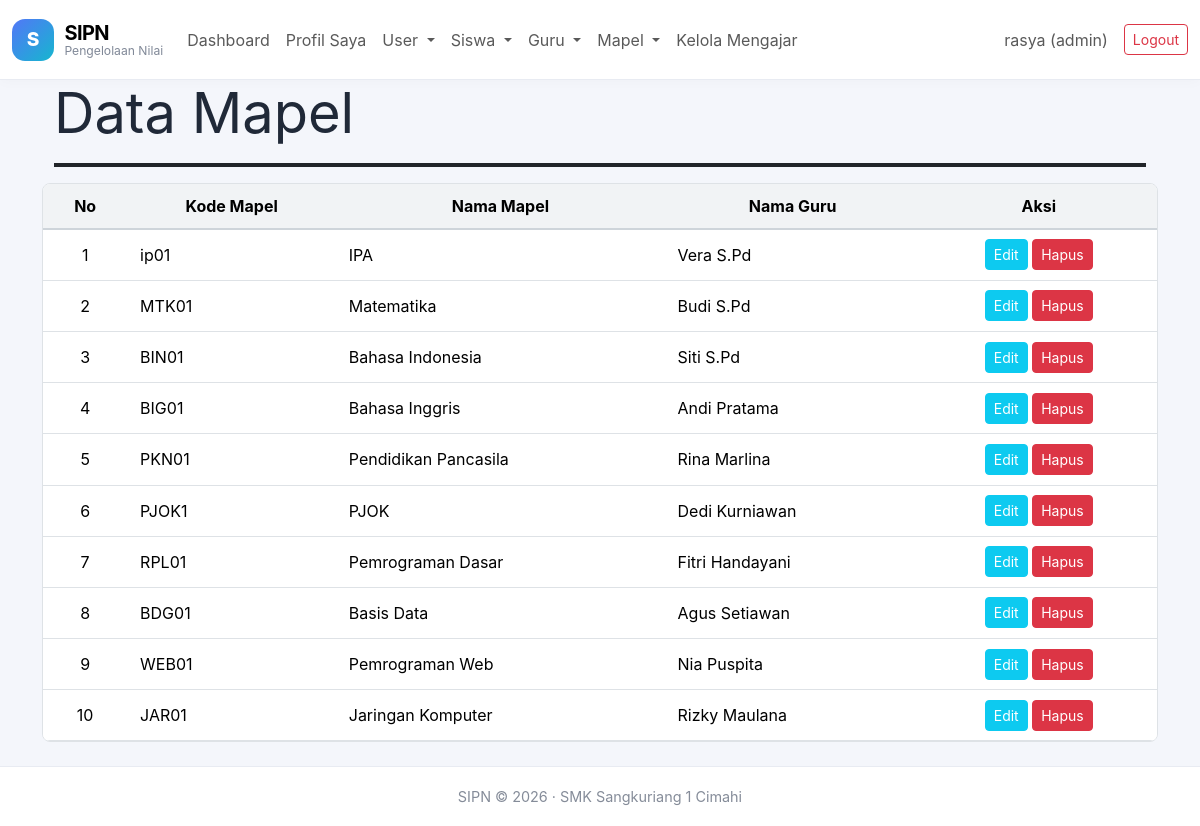
The app's page /mapel.php (signed in) with its own data.
### tables this page shows
CREATE TABLE `mapel` (
  `id` int(11) NOT NULL,
  `kode_mapel` varchar(10) NOT NULL,
  `nama_mapel` varchar(100) NOT NULL,
  `guru_id` int(11) DEFAULT NULL
);

CREATE TABLE `guru` (
  `id` int(11) NOT NULL,
  `nip` varchar(20) NOT NULL,
  `nama` varchar(100) NOT NULL,
  `jenis_kelamin` enum('L','P') NOT NULL,
  `user_id` int(11) NOT NULL
);

### koneksi.php (called while the page is built, shortened)
<?php
function e($teks)
{
    return htmlspecialchars((string)$teks, ENT_QUOTES, 'UTF-8');
}
function siapkan($koneksi, $sql, $types = "", ...$params)
{
    $stmt = mysqli_prepare($koneksi, $sql);
    if (!mysqli_stmt_execute($stmt)) {
        mysqli_stmt_close($stmt);
        return false;
    }
    return $stmt;
}
function ambil_semua($koneksi, $sql, $types = "", ...$params)
{
    $stmt = siapkan($koneksi, $sql, $types, ...$params);
    $hasil = mysqli_stmt_get_result($stmt);
    $data = $hasil ? mysqli_fetch_all($hasil, MYSQLI_ASSOC) : [];
    return $data;
}
?>

### mapel.php (the view, shortened to what this page needs)
<?php
require "koneksi.php";
$data = ambil_semua(
    $koneksi,
    "SELECT mapel.*, guru.nama AS nama_guru
     FROM mapel
     LEFT JOIN guru ON mapel.guru_id = guru.id
     ORDER BY mapel.id ASC"
);
require "navbar.php";
?>
<div class="container">
  <div class="container center">
    <h1 class="fw-normal display-4">Data Mapel</h1>
    <hr class="border border-dark border-2 opacity-100">
  </div>
</div>
<div class="container mb-4">
  <div class="tabel-bingkai">
    <div class="table-responsive">
      <table class="table table-hover tabel-sip">
        <thead>
          <tr>
            <th scope="col">No</th>
            <th scope="col">Kode Mapel</th>
            <th scope="col">Nama Mapel</th>
            <th scope="col">Nama Guru</th>
            <th scope="col">Aksi</th>
          </tr>
        </thead>
        <tbody>
          <?php
          $no = 1;
          if (count($data) > 0) {
            foreach ($data as $mapel) {
          ?>
          <tr>
            <td class="tengah"><?= $no++ ?></td>
            <td><?= e($mapel['kode_mapel']) ?></td>
            <td><?= e($mapel['nama_mapel']) ?></td>
            <td><?= e($mapel['nama_guru'] ?? '-') ?></td>
            <td class="tengah">
              <a href="edit_mapel.php?id=<?= (int)$mapel['id'] ?>" class="btn btn-sm btn-info text-white">Edit</a>
              <form action="hapus_mapel.php" method="POST"
                    onsubmit="return confirm('Apakah Anda yakin ingin menghapus mapel ini?')">
                <button type="submit" class="btn btn-sm btn-danger">Hapus</button>
              </form>
            </td>
          </tr>
          <?php
            }
          } else {
            echo "<tr><td colspan='5' class='text-center text-muted py-4'>Belum ada data mapel.</td></tr>";
          }
          ?>
        </tbody>
      </table>
    </div>
  </div>
</div>
<?php require "footer.php"; ?>

### sipn.css (style rules this page uses)
:root { --sipn-bg:#f4f6fb;--sipn-ink:#202938;--sipn-muted:#7c8492;--sipn-border:#e8ebf2;--sipn-shadow:0 5px 18px rgba(30,41,59,.055) }
body { background:var(--sipn-bg);color:var(--sipn-ink);font-family:Inter,ui-sans-serif,system-ui,-apple-system,"Segoe UI",sans-serif }

### navbar.php (style rules this page uses)
.tabel-bingkai { border: 1px solid #dee2e6; border-radius: .5rem; overflow: hidden; background: #fff; }
.tabel-sip { margin-bottom: 0; }
.tabel-sip th, .tabel-sip td { white-space: nowrap; vertical-align: middle; padding: .6rem .8rem; }
.tabel-sip thead th { background: #f1f3f5; text-align: center; border-bottom: 2px solid #ced4da; }
.tabel-sip .tengah { text-align: center; }
.tabel-sip form { display: inline; }

### records on screen
mapel: kode_mapel "ip01", nama_mapel "IPA", guru.nama "Vera S.Pd"
mapel: kode_mapel "MTK01", nama_mapel "Matematika", guru.nama "Budi S.Pd"
mapel: kode_mapel "BIN01", nama_mapel "Bahasa Indonesia", guru.nama "Siti S.Pd"
mapel: kode_mapel "BIG01", nama_mapel "Bahasa Inggris", guru.nama "Andi Pratama"
mapel: kode_mapel "PKN01", nama_mapel "Pendidikan Pancasila", guru.nama "Rina Marlina"
mapel: kode_mapel "PJOK1", nama_mapel "PJOK", guru.nama "Dedi Kurniawan"
mapel: kode_mapel "RPL01", nama_mapel "Pemrograman Dasar", guru.nama "Fitri Handayani"
mapel: kode_mapel "BDG01", nama_mapel "Basis Data", guru.nama "Agus Setiawan"
mapel: kode_mapel "WEB01", nama_mapel "Pemrograman Web", guru.nama "Nia Puspita"
mapel: kode_mapel "JAR01", nama_mapel "Jaringan Komputer", guru.nama "Rizky Maulana"

### other values on screen
$nama_nav "rasya"
$role_nav "admin"
